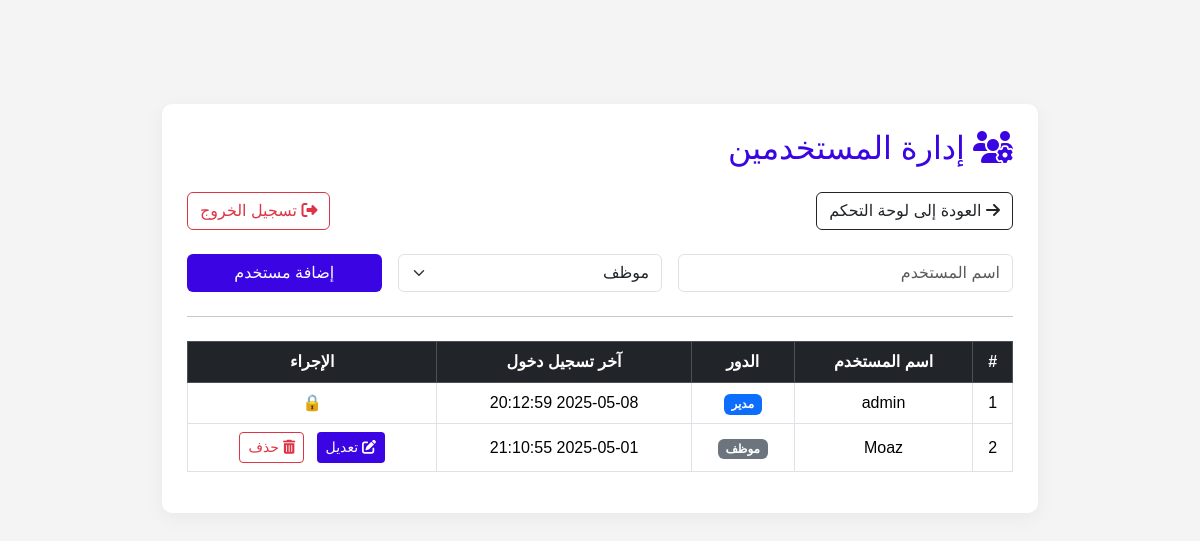
The page /admin/users.php (signed in) on the database its author committed.
### tables this page shows
CREATE TABLE `users` (
  `id` int(11) NOT NULL,
  `username` varchar(255) NOT NULL,
  `password` varchar(255) NOT NULL,
  `role` enum('admin','employee') NOT NULL DEFAULT 'employee',
  `last_login` datetime DEFAULT NULL,
  `active` tinyint(1) DEFAULT 1
);

### admin/users.php (the view, shortened to what this page needs)
<?php
require_once dirname(__DIR__) . '../includes/db.php';
$users = $pdo->query("SELECT * FROM users")->fetchAll();
?>
<!DOCTYPE html>
<html lang="ar" dir="rtl">
<head>
  <link href="https://cdn.jsdelivr.net/npm/bootstrap@5.3.2/dist/css/bootstrap.rtl.min.css" rel="stylesheet">
  <link href="https://cdnjs.cloudflare.com/ajax/libs/font-awesome/6.5.0/css/all.min.css" rel="stylesheet">
</head>
<body>
<div class="container">
  <div class="form-box mt-4">
    <h2><i class="fas fa-users-cog me-2"></i>إدارة المستخدمين</h2>
    <div class="d-flex justify-content-between align-items-center mb-4">
      <a href="dashboard.php" class="btn btn-outline-dark">
        <i class="fas fa-arrow-right"></i> العودة إلى لوحة التحكم
      </a>
      <a href="logout.php" class="btn btn-outline-danger">
        <i class="fas fa-sign-out-alt"></i> تسجيل الخروج
      </a>
    </div>
    <form method="POST" class="row g-3">
      <div class="col-md-5">
        <input type="text" name="username" class="form-control" placeholder="اسم المستخدم" required>
      </div>
      <div class="col-md-4">
        <select name="role" class="form-select" required>
          <option value="employee">موظف</option>
        </select>
      </div>
      <div class="col-md-3 d-grid">
        <button type="submit" name="add_user" class="btn btn-purple">إضافة مستخدم</button>
      </div>
    </form>
    <hr class="my-4">
    <div class="table-responsive">
      <table class="table table-bordered table-hover text-center align-middle bg-white">
        <thead class="table-dark">
          <tr>
            <th>#</th>
            <th>اسم المستخدم</th>
            <th>الدور</th>
            <th>آخر تسجيل دخول</th>
            <th>الإجراء</th>
          </tr>
        </thead>
        <tbody>
          <?php foreach ($users as $user): ?>
            <tr>
              <td><?= $user['id']; ?></td>
              <td><?= htmlspecialchars($user['username']); ?></td>
              <td>
                <span class="badge <?= $user['role'] === 'admin' ? 'bg-primary' : 'bg-secondary'; ?>">
                  <?= $user['role'] === 'admin' ? 'مدير' : 'موظف'; ?>
                </span>
              </td>
              <td><?= $user['last_login'] ?: '<span class="text-muted">لم يسجل بعد</span>'; ?></td>
              <td>
                <?php if ($user['username'] !== 'admin'): ?>
                  <a href="edit_user.php?id=<?= $user['id']; ?>" class="btn btn-sm btn btn-purple me-2">
                    <i class="fas fa-edit"></i> تعديل
                  </a>
                  <a href="?delete=<?= $user['id']; ?>" onclick="return confirm('هل أنت متأكد من حذف هذا المستخدم؟')" class="btn btn-sm btn-outline-danger">
                    <i class="fas fa-trash-alt"></i> حذف
                  </a>
                <?php else: ?>
                  🔒
                <?php endif; ?>
              </td>
            </tr>
          <?php endforeach; ?>
        </tbody>
      </table>
    </div>
  </div>
</div>
</body>
</html>

### admin/users.php (style rules this page uses)
body { font-family: 'Tajawal', sans-serif; background-color: #f4f4f4; padding-top: 80px; }
.container { max-width: 900px; }
.form-box { background: #fff; padding: 25px; border-radius: 10px; box-shadow: 0 5px 20px rgba(0,0,0,0.05); }
h2 { color: #3a04e3; margin-bottom: 25px; }
.btn-purple { background-color: #3a04e3; color: white; }
.table td, .table th { vertical-align: middle; }

### rows shown on the page
users: id "1", username "admin", role "مدير", last_login "2025-05-08 20:12:59"
users: id "2", username "Moaz", role "موظف", last_login "2025-05-01 21:10:55"
